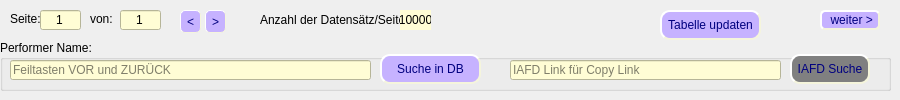
    <widget class="QWidget" name="stacked_IAFD_artist">
     <widget class="QGroupBox" name="grpBox_IAFD_performer">
      <property name="geometry">
       <rect>
        <x>0</x>
        <y>40</y>
        <width>891</width>
        <height>51</height>
       </rect>
      </property>
      <property name="title">
       <string>Performer Name:</string>
      </property>
      <widget class="QPushButton" name="Btn_IAFD_perfomer_suche">
       <property name="enabled">
        <bool>false</bool>
       </property>
       <property name="geometry">
        <rect>
         <x>790</x>
         <y>14</y>
         <width>80</width>
         <height>30</height>
        </rect>
       </property>
       <property name="toolTip">
        <string>Geschlecht auswählen !</string>
       </property>
       <property name="styleSheet">
        <string notr="true">QPushButton { 
	color: rgb(0, 0, 127);
	selection-background-color: rgb(255, 85, 0);
	background-color: rgb(198, 178, 255);
	border-style: outset;
	border-width: 2px;
	font: 10pt &quot;MS Shell Dlg 2&quot;;
	border-radius: 10px;
	border-color: beige;
}                   
QPushButton:enabled{
	background-color: rgb(198, 178, 255);
}                           
QPushButton:pressed{ 
	background: red;
}                            
QPushButton:disabled{                             
	background-color: gray;                
}
QPushButton:hover{
	background-color: rgb(255, 85, 255);
}   </string>
       </property>
       <property name="text">
        <string>IAFD Suche</string>
       </property>
      </widget>
      <widget class="QPushButton" name="Btn_DB_perfomer_suche">
       <property name="geometry">
        <rect>
         <x>380</x>
         <y>14</y>
         <width>101</width>
         <height>30</height>
        </rect>
       </property>
       <property name="toolTip">
        <string>Darsteller Suche aus der Darsteller Datenbank, keine Movie Datenbank !</string>
       </property>
       <property name="styleSheet">
        <string notr="true">QPushButton { 
	color: rgb(0, 0, 127);
	selection-background-color: rgb(255, 85, 0);
	background-color: rgb(198, 178, 255);
	border-style: outset;
	border-width: 2px;
	font: 10pt &quot;MS Shell Dlg 2&quot;;
	border-radius: 10px;
	border-color: beige;
}                   
QPushButton:enabled{
	background-color: rgb(198, 178, 255);
}                           
QPushButton:pressed{ 
	background: red;
}                            
QPushButton:disabled{                             
	background-color: gray;                
}
QPushButton:hover{
	background-color: rgb(255, 85, 255);
}   </string>
       </property>
       <property name="text">
        <string>Suche in DB</string>
       </property>
      </widget>
      <widget class="CustomLineEdit" name="customlnEdit_IAFD_performer">
       <property name="geometry">
        <rect>
         <x>10</x>
         <y>20</y>
         <width>361</width>
         <height>20</height>
        </rect>
       </property>
       <property name="toolTip">
        <string>Such Begriff eingeben</string>
       </property>
       <property name="styleSheet">
        <string notr="true">background-color: #FFFDD5;</string>
       </property>
       <property name="text">
        <string/>
       </property>
       <property name="placeholderText">
        <string>Feiltasten VOR und ZURÜCK</string>
       </property>
      </widget>
      <widget class="QLineEdit" name="lnEdit_create_iafd_link">
       <property name="enabled">
        <bool>true</bool>
       </property>
       <property name="geometry">
        <rect>
         <x>510</x>
         <y>20</y>
         <width>271</width>
         <height>20</height>
        </rect>
       </property>
       <property name="styleSheet">
        <string notr="true">QLineEdit { background-color: #FFFDD5;}</string>
       </property>
       <property name="readOnly">
        <bool>false</bool>
       </property>
       <property name="placeholderText">
        <string>IAFD Link für Copy Link</string>
       </property>
       <property name="clearButtonEnabled">
        <bool>false</bool>
       </property>
      </widget>
     </widget>
     <widget class="QLabel" name="lblseiten">
      <property name="geometry">
       <rect>
        <x>10</x>
        <y>11</y>
        <width>30</width>
        <height>16</height>
       </rect>
      </property>
      <property name="text">
       <string>Seite:</string>
      </property>
     </widget>
     <widget class="QLabel" name="lblsaetze">
      <property name="geometry">
       <rect>
        <x>260</x>
        <y>12</y>
        <width>141</width>
        <height>16</height>
       </rect>
      </property>
      <property name="text">
       <string>Anzahl der Datensätz/Seite:</string>
      </property>
     </widget>
     <widget class="QLabel" name="lbl_performer_saetze">
      <property name="geometry">
       <rect>
        <x>400</x>
        <y>10</y>
        <width>31</width>
        <height>20</height>
       </rect>
      </property>
      <property name="styleSheet">
       <string notr="true">background-color: #FFFDD5;</string>
      </property>
      <property name="text">
       <string>10000</string>
      </property>
      <property name="alignment">
       <set>Qt::AlignCenter</set>
      </property>
     </widget>
     <widget class="QPushButton" name="Btn_seiten_vor">
      <property name="geometry">
       <rect>
        <x>205</x>
        <y>10</y>
        <width>21</width>
        <height>23</height>
       </rect>
      </property>
      <property name="toolTip">
       <string>1 Seite vor</string>
      </property>
      <property name="styleSheet">
       <string notr="true">QPushButton { 
	color: rgb(0, 0, 127);
	selection-background-color: rgb(255, 85, 0);
	background-color: rgb(198, 178, 255);
	border-style: outset;
	border-width: 1px;
	font: 10pt &quot;MS Shell Dlg 2&quot;;
	border-radius: 5px;
	border-color: beige;
}                   
QPushButton:enabled{
	background-color: rgb(198, 178, 255);
}                           
QPushButton:pressed{ 
	background: red;
}                            
QPushButton:disabled{                             
	background-color: gray;                
}
QPushButton:hover{
	background-color: rgb(255, 85, 255);
}   </string>
      </property>
      <property name="text">
       <string>&gt;</string>
      </property>
     </widget>
     <widget class="QPushButton" name="Btn_seiten_zurueck">
      <property name="geometry">
       <rect>
        <x>180</x>
        <y>10</y>
        <width>21</width>
        <height>23</height>
       </rect>
      </property>
      <property name="toolTip">
       <string>1 Seiten zurück</string>
      </property>
      <property name="styleSheet">
       <string notr="true">QPushButton { 
	color: rgb(0, 0, 127);
	selection-background-color: rgb(255, 85, 0);
	background-color: rgb(198, 178, 255);
	border-style: outset;
	border-width: 1px;
	font: 10pt &quot;MS Shell Dlg 2&quot;;
	border-radius: 5px;
	border-color: beige;
}                   
QPushButton:enabled{
	background-color: rgb(198, 178, 255);
}                           
QPushButton:pressed{ 
	background: red;
}                            
QPushButton:disabled{                             
	background-color: gray;                
}
QPushButton:hover{
	background-color: rgb(255, 85, 255);
}   </string>
      </property>
      <property name="text">
       <string>&lt;</string>
      </property>
     </widget>
     <widget class="QLineEdit" name="lnEdit_page">
      <property name="geometry">
       <rect>
        <x>40</x>
        <y>10</y>
        <width>41</width>
        <height>20</height>
       </rect>
      </property>
      <property name="styleSheet">
       <string notr="true">background-color: #FFFDD5</string>
      </property>
      <property name="text">
       <string>1</string>
      </property>
      <property name="alignment">
       <set>Qt::AlignCenter</set>
      </property>
     </widget>
     <widget class="QLabel" name="lblseiten_2">
      <property name="geometry">
       <rect>
        <x>90</x>
        <y>11</y>
        <width>31</width>
        <height>16</height>
       </rect>
      </property>
      <property name="text">
       <string>von:</string>
      </property>
     </widget>
     <widget class="QLineEdit" name="lnEdit_maxpage">
      <property name="geometry">
       <rect>
        <x>120</x>
        <y>10</y>
        <width>41</width>
        <height>20</height>
       </rect>
      </property>
      <property name="styleSheet">
       <string notr="true">background-color: #FFFDD5</string>
      </property>
      <property name="text">
       <string>1</string>
      </property>
      <property name="alignment">
       <set>Qt::AlignCenter</set>
      </property>
      <property name="readOnly">
       <bool>true</bool>
      </property>
     </widget>
     <widget class="QPushButton" name="Btn_stacked_next_5">
      <property name="geometry">
       <rect>
        <x>820</x>
        <y>10</y>
        <width>60</width>
        <height>20</height>
       </rect>
      </property>
      <property name="toolTip">
       <string>nächste ist Datei-Infos holen</string>
      </property>
      <property name="styleSheet">
       <string notr="true">QPushButton { 
	color: rgb(0, 0, 127);
	selection-background-color: rgb(255, 85, 0);
	background-color: rgb(198, 178, 255);
	border-style: outset;
	border-width: 2px;
	font: 10pt &quot;MS Shell Dlg 2&quot;;
	border-radius: 5px;
	border-color: beige;
}                   
QPushButton:enabled{
	background-color: rgb(198, 178, 255);
}                           
QPushButton:pressed{ 
	background: red;
}                            
QPushButton:disabled{                             
	background-color: gray;                
}
QPushButton:hover{
	background-color: rgb(255, 85, 255);
}   </string>
      </property>
      <property name="text">
       <string> weiter &gt;</string>
      </property>
     </widget>
     <widget class="QPushButton" name="Btn_DB_perfomer_table_update">
      <property name="geometry">
       <rect>
        <x>660</x>
        <y>10</y>
        <width>101</width>
        <height>30</height>
       </rect>
      </property>
      <property name="toolTip">
       <string>Darsteller Suche aus der Darsteller Datenbank, keine Movie Datenbank !</string>
      </property>
      <property name="styleSheet">
       <string notr="true">QPushButton { 
	color: rgb(0, 0, 127);
	selection-background-color: rgb(255, 85, 0);
	background-color: rgb(198, 178, 255);
	border-style: outset;
	border-width: 2px;
	font: 10pt &quot;MS Shell Dlg 2&quot;;
	border-radius: 10px;
	border-color: beige;
}                   
QPushButton:enabled{
	background-color: rgb(198, 178, 255);
}                           
QPushButton:pressed{ 
	background: red;
}                            
QPushButton:disabled{                             
	background-color: gray;                
}
QPushButton:hover{
	background-color: rgb(255, 85, 255);
}   </string>
      </property>
      <property name="text">
       <string>Tabelle updaten</string>
      </property>
     </widget>
    </widget>
